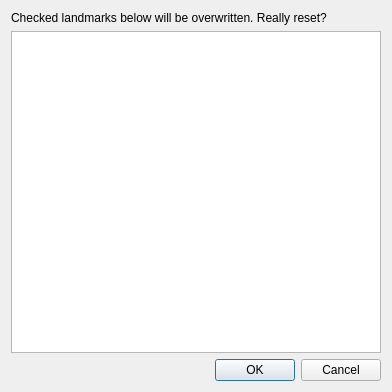
<?xml version="1.0" encoding="UTF-8"?>
<ui version="4.0">
 <class>DetectionCheckDialog</class>
 <widget class="QDialog" name="DetectionCheckDialog">
  <property name="geometry">
   <rect>
    <x>0</x>
    <y>0</y>
    <width>388</width>
    <height>392</height>
   </rect>
  </property>
  <property name="windowTitle">
   <string>Dialog</string>
  </property>
  <property name="modal">
   <bool>true</bool>
  </property>
  <layout class="QVBoxLayout" name="verticalLayout">
   <property name="sizeConstraint">
    <enum>QLayout::SetMinimumSize</enum>
   </property>
   <item>
    <widget class="QLabel" name="label">
     <property name="text">
      <string>Checked landmarks below will be overwritten. Really reset?</string>
     </property>
     <property name="wordWrap">
      <bool>false</bool>
     </property>
    </widget>
   </item>
   <item>
    <widget class="QTableWidget" name="table">
     <property name="sizePolicy">
      <sizepolicy hsizetype="Preferred" vsizetype="Preferred">
       <horstretch>0</horstretch>
       <verstretch>1</verstretch>
      </sizepolicy>
     </property>
     <property name="minimumSize">
      <size>
       <width>370</width>
       <height>320</height>
      </size>
     </property>
    </widget>
   </item>
   <item>
    <widget class="QDialogButtonBox" name="buttonBox">
     <property name="sizePolicy">
      <sizepolicy hsizetype="Preferred" vsizetype="Preferred">
       <horstretch>0</horstretch>
       <verstretch>0</verstretch>
      </sizepolicy>
     </property>
     <property name="orientation">
      <enum>Qt::Horizontal</enum>
     </property>
     <property name="standardButtons">
      <set>QDialogButtonBox::Cancel|QDialogButtonBox::Ok</set>
     </property>
    </widget>
   </item>
  </layout>
 </widget>
 <resources/>
 <connections>
  <connection>
   <sender>buttonBox</sender>
   <signal>accepted()</signal>
   <receiver>DetectionCheckDialog</receiver>
   <slot>accept()</slot>
   <hints>
    <hint type="sourcelabel">
     <x>248</x>
     <y>254</y>
    </hint>
    <hint type="destinationlabel">
     <x>157</x>
     <y>274</y>
    </hint>
   </hints>
  </connection>
  <connection>
   <sender>buttonBox</sender>
   <signal>rejected()</signal>
   <receiver>DetectionCheckDialog</receiver>
   <slot>reject()</slot>
   <hints>
    <hint type="sourcelabel">
     <x>316</x>
     <y>260</y>
    </hint>
    <hint type="destinationlabel">
     <x>286</x>
     <y>274</y>
    </hint>
   </hints>
  </connection>
 </connections>
</ui>
